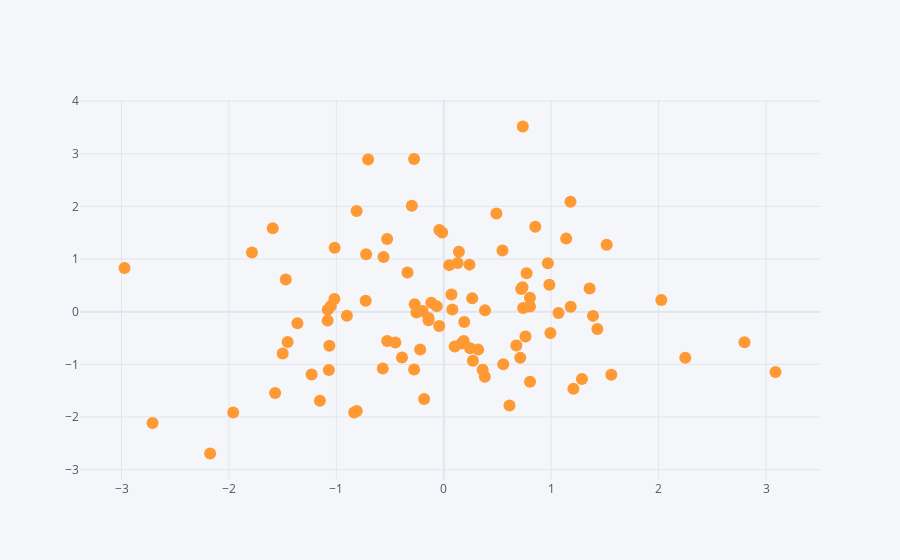

The notebook cell this image was saved under:
### Code cell
df6.iplot(kind='scatter', x='A', y='B', mode='markers')
